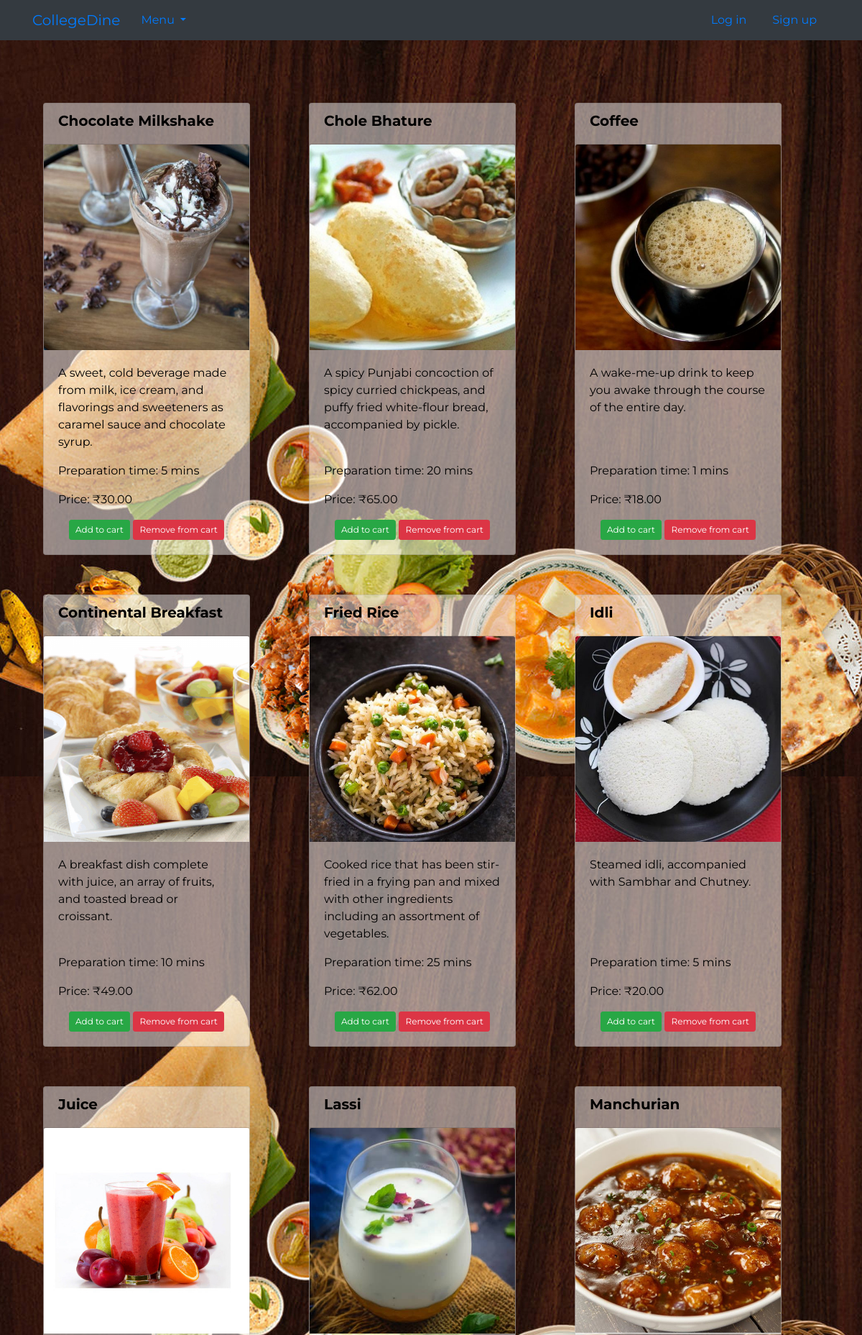
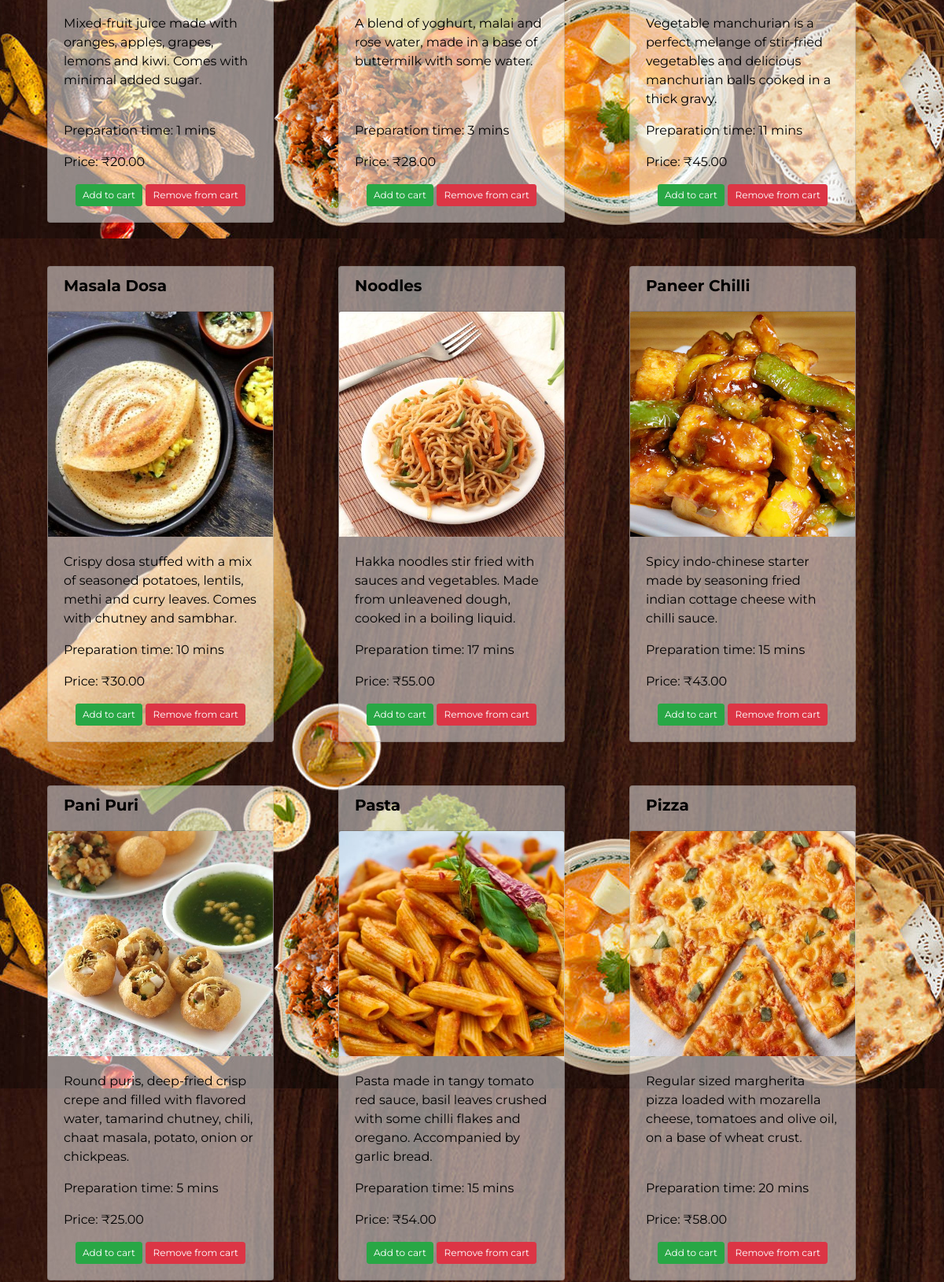
Screenshot of /products/ (upper part) with the database file from the repository (2 pictures, top to bottom).
### products/models.py (models this page shows, shortened)
class Product(models.Model):
    indian = 'I'
    chinese = 'CH'
    continental = 'CN'
    beverages = 'BV'
    category_choices = ((indian,'Indian'),(chinese,'Chinese'),(continental,'Continental'),(beverages,'Beverages'))
    category = models.CharField(max_length=20,choices=category_choices)
    name = models.CharField(max_length=100, db_index=True)
    slug = models.SlugField(max_length=250,null=True,blank=True)
    description = models.TextField(max_length=200)
    price = models.DecimalField(max_digits=10, decimal_places=2)
    available = models.BooleanField(default=True)
    prep_time = models.IntegerField()
    image = models.ImageField(upload_to='images/', blank=True)
    class Meta:
        ordering = ('name', )
        index_together = (('id', 'slug'),)
    def get_add_to_cart_url(self):
        return reverse("products:add-to-cart", kwargs={'slug': self.slug})
    def get_remove_from_cart_url(self):
        return reverse("products:remove-from-cart", kwargs={'slug': self.slug})

### products/views.py (the view)
# urls.py: path('',views.MultipleProducts, name='all'),
def MultipleProducts(request):
    template_name = 'products/product_list.html'
    cat = request.GET.get('cat', 'all') #All means all categpries of food
    if cat == "all":
        context = {'products':Product.objects.all()}
    elif cat == "I":
        print("RAN")
        context = {'products':Product.objects.filter(category=Product.indian)}
    elif cat == "CN":
        context = {'products':Product.objects.filter(category=Product.continental)}
    elif cat == "BV":
        context = {'products':Product.objects.filter(category=Product.beverages)}
    elif cat == "CH":
        context = {'products':Product.objects.filter(category=Product.chinese)}
    else:
        context = {'products':Product.objects.all()}
    return render(request, template_name, context)

### products/templates/products/product_list.html (shortened to what this page needs)
{% extends 'products/product_base.html' %}
{% block product_content %}
<div>
  <div class="container">
  <div class="row">
      {% for i in products %}
      <div class="col-lg-4 d-flex align-items-stretch">
        <div class="card cardmodify cardbackground" style="width: 18rem;">
          <div class="card-header">
            <h5><b>{{ i.name }}</b></h5>
          </div>
          <img class="card-img-top" src="{{ i.image.url }}" alt="Card image cap">
          <div class="card-body d-flex flex-column" data-cat="{{ i.category }}">
            <p class="card-text">{{ i.description }}</p>
<div class="mt-auto">
  <p class="card-text">Preparation time: {{ i.prep_time }} mins</p>
    <p class="card-text">Price: ₹{{ i.price }}</p>
<div class="align-self-end container">
  <a href="{{ i.get_add_to_cart_url }}" class="btn btn-success btn-sm addtocartbutton">Add to cart</a>
<a href="{{ i.get_remove_from_cart_url }}" class="btn btn-danger btn-sm removefromcartbutton">Remove from cart</a>
</div>
</div>
          </div>
        </div>
</div>
      {% endfor %}
  </div>
{% endblock %}

### products/templates/products/product_base.html (shortened to what this page needs)
{% extends 'base.html' %}
{% block content %}
<div class="container">
  <div class="row">
    {% block product_content %}{% endblock %}
  </div>
</div>
{% endblock %}

### templates/base.html (shortened to what this page needs)
<!DOCTYPE html>
{% load staticfiles %}
<html lang="en" dir="ltr">
  <head>
    <link rel="stylesheet" href="https://stackpath.bootstrapcdn.com/bootstrap/4.1.3/css/bootstrap.min.css"
>
    <link href="https://maxcdn.bootstrapcdn.com/font-awesome/4.7.0/css/font-awesome.min.css" rel="stylesheet">
<link rel="stylesheet" href="{% static 'css/master.css' %}">
  </head>
  <body>
    <nav class="navbar navbar-expand-lg bg-dark mynav" role="navigation" id="navbar">
      <div class="container">
        <div class="navbar-nav align-items-center">
          <a class="navbar-brand mynav" href="{% url 'home' %}">CollegeDine</a>
        </div>
            <div class="dropdown">
  <button class="btn btn-link dropdown-toggle" type="button" id="dropdownMenuButton" data-toggle="dropdown" aria-haspopup="true" aria-expanded="false">
    Menu
  </button>
</div>
        <div class="navbar-nav ml-auto">
          {% if user.is_authenticated %}
           <a class="nav-item nav-link" href="{% url 'products:summary' %}"><i class="fa fa-shopping-cart"><p class="inlinewithicon"> Cart</p></i></a>
            <a class="nav-item nav-link" href="{% url 'accounts:logout' %}" class="btn btn-simple">Log out</a>
          {% else %}
            <a class="nav-item nav-link" href="{% url 'accounts:login' %}" class="btn btn-simple">Log in</a>
            <a class="nav-item nav-link" href="{% url 'home' %}" class="btn btn-simple">Sign up</a>
          {% endif %}
        </div>
      </div>
    </nav>
    <div class="mt-5 pt-4 messages">
 </div>
    <div class="container mycontent">
      {% block content %}
      {% endblock %}
    </div>
  </body>
</html>

### static/css/master.css (style rules this page uses)
body { font-family: 'Montserrat', sans-serif; height: 100vh; }
.nav-item { margin-left:10px; margin-right:10px; }
.cardmodify { margin-top: 15px; margin-bottom: 40px; }
.addtocartbutton { float: left; font-size: 12px; display: inline; }
.removefromcartbutton { float: right; font-size: 12px; display: inline; }
body { background-image:url("/media/images/backimage.jpg"); background-repeat:repeat-y; background-size:auto; }
.cardmodify { background: rgba(255, 255, 255, 0.5); color: black; }

### rows the page displays
Product: name "Chocolate Milkshake", image (picture), description "A sweet, cold beverage made from milk, ice cream, and flavorings and sweeteners as caramel sauce and chocolate syrup.", prep_time "5", price "30.00"
Product: name "Chole Bhature", image (picture), description "A spicy Punjabi concoction of spicy curried chickpeas, and puffy fried white-flour bread, accompanied by pickle.", prep_time "20", price "65.00"
Product: name "Coffee", image (picture), description "A wake-me-up drink to keep you awake through the course of the entire day.", prep_time "1", price "18.00"
Product: name "Continental Breakfast", image (picture), description "A breakfast dish complete with juice, an array of fruits, and toasted bread or croissant.", prep_time "10", price "49.00"
Product: name "Fried Rice", image (picture), description "Cooked rice that has been stir-fried in a frying pan and mixed with other ingredients including an assortment of vegetables.", prep_time "25", price "62.00"
Product: name "Idli", image (picture), description "Steamed idli, accompanied with Sambhar and Chutney.", prep_time "5", price "20.00"
Product: name "Juice", image (picture), description "Mixed-fruit juice made with oranges, apples, grapes, lemons and kiwi. Comes with minimal added sugar.", prep_time "1", price "20.00"
Product: name "Lassi", image (picture), description "A blend of yoghurt, malai and rose water, made in a base of buttermilk with some water.", prep_time "3", price "28.00"
Product: name "Manchurian", image (picture), description "Vegetable manchurian is a perfect melange of stir-fried vegetables and delicious manchurian balls cooked in a thick gravy.", prep_time "11", price "45.00"
Product: name "Masala Dosa", image (picture), description "Crispy dosa stuffed with a mix of seasoned potatoes, lentils, methi and curry leaves. Comes with chutney and sambhar.", prep_time "10", price "30.00"
Product: name "Noodles", image (picture), description "Hakka noodles stir fried with sauces and vegetables. Made from unleavened dough, cooked in a boiling liquid.", prep_time "17", price "55.00"
Product: name "Paneer Chilli", image (picture), description "Spicy indo-chinese starter made by seasoning fried indian cottage cheese with chilli sauce.", prep_time "15", price "43.00"
Product: name "Pani Puri", image (picture), description "Round puris, deep-fried crisp crepe and filled with flavored water, tamarind chutney, chili, chaat masala, potato, onion or chickpeas.", prep_time "5", price "25.00"
Product: name "Pasta", image (picture), description "Pasta made in tangy tomato red sauce, basil leaves crushed with some chilli flakes and oregano. Accompanied by garlic bread.", prep_time "15", price "54.00"
Product: name "Pizza", image (picture), description "Regular sized margherita pizza loaded with mozarella cheese, tomatoes and olive oil, on a base of wheat crust.", prep_time "20", price "58.00"
